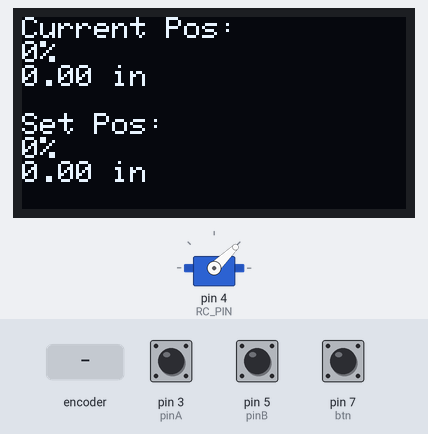
Recording of a sketch running on a simulated Arduino Uno, built with avr-gcc and run on an emulated ATmega328P. Parts: servo, 128×64 one-colour display. The inputs (shaded band) are chosen by the test bench; at power-on: pin 7 (btn) HIGH, pin 3 (pinA) HIGH, pin 5 (pinB) HIGH. What the sketch prints to the serial monitor is not drawn.

Above: at 1.2 s.
1.3 s: rotary encoder on pin 3 (pinA) / pin 5 (pinB) turned 1 step (first pin leading)
At 2.7 s:
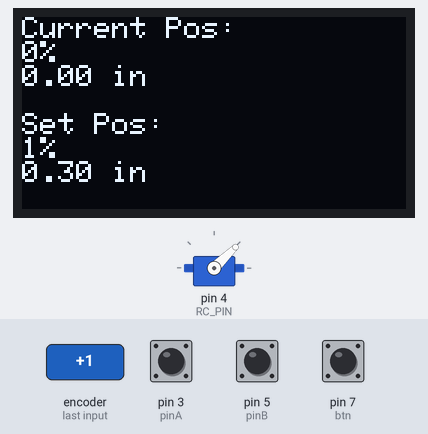
3.0 s: pin 7 (btn) pulled LOW for 0.15 s
At 4.4 s:
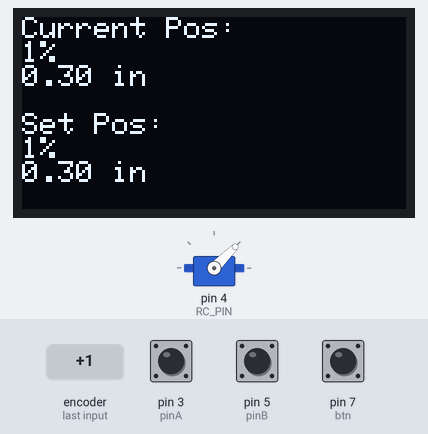
5.0 s: rotary encoder on pin 3 (pinA) / pin 5 (pinB) turned 2 steps (second pin leading)
At 5.6 s:
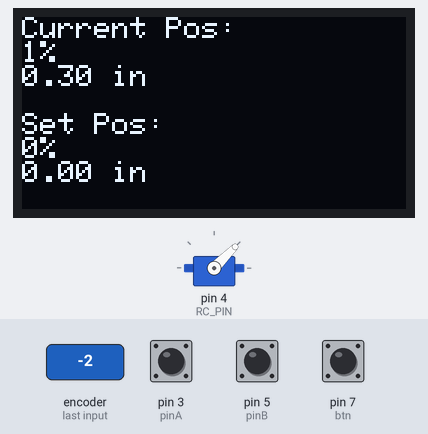
6.9 s: pin 7 (btn) pulled LOW for 1 s
At 8.6 s:
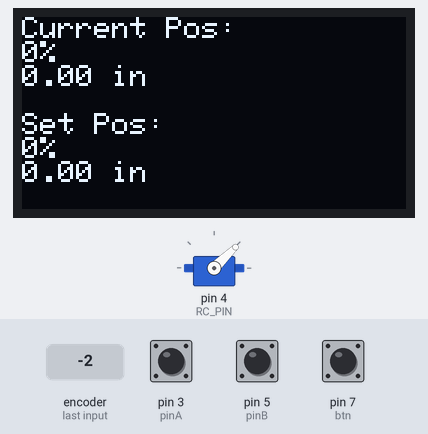
Timing chart, 0 to 10.1 s (numbered marks = the images above; inputs shaded):
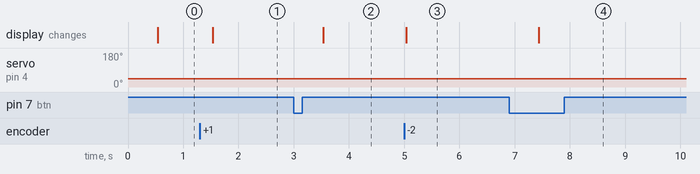

The sketch:

CompleteLinearActuatorControl.ino
```cpp
//TODO: add feedback for linear actuator

#include <SPI.h>
#include <Wire.h>
#include <Adafruit_GFX.h>
#include <Adafruit_SH110X.h>
#include "Servo.h"

/*
PORTS:
  Display:
    SCK/SCL and SDA ports are sent in libraries used and cannot be changed in this file
    SCk/SCL - A5,
    SDA     - A4,
    VCC           - 5V(must be 5V instead of 3.3),
    GND           - GND
  Actuator:
    white(signal) - pin 4,
    red(5V)       - 5V,
    Black(GND)    - GND
  Encoder:
    three pins: A, GND, B
    two pins: switch, GND
    A             - 3,
    GND           - GND,
    B             - 5,
    switch        - 7,
*/


//incremental encoder variables
const int pinA = 3;
const int pinB = 5;
const int btn = 7;

volatile int encoderPos = 0;
int lastEncoded = 0;
bool processInput = true;

//actuator variables
const int RC_PIN = 4;
Servo actuator;


//OLED screen variables
int WHITE = 1;//pixel on
int BLACK = 0;//pixel off
int SCREEN_WIDTH = 128;  // OLED display width, in pixels
int SCREEN_HEIGHT = 64;  // OLED display height, in pixels
// Declaration for SSD1306 display connected using I2C
int SCREEN_ADDRESS = 0x3C;
//-1 default reset code for screen (same as arduino)
Adafruit_SH1106G display(SCREEN_WIDTH, SCREEN_HEIGHT, &Wire, -1);


//used to set linear actuator position
int currentPos = 0;
int setPos = 0;
const int MAX_POS = 100;


void setup() {
  Wire.begin();
  //Wire.setClock(100000);
  Serial.begin(9600);

  //pin set ups
  //A4 and A5 already set up through adafruit
  //encoder pins
  pinMode(pinA, INPUT_PULLUP);
  pinMode(pinB, INPUT_PULLUP);
  pinMode(btn, INPUT_PULLUP);
  //actuator pins
  actuator.attach(RC_PIN);

//actuator setup
  actuator.writeMicroseconds(1000);//sets to 0

//encoder setup
  //initial state for encoder
  lastEncoded = (digitalRead(pinA) << 1) | digitalRead(pinB);

//OLED setup
  // initialize the OLED object
  if (!display.begin(SCREEN_ADDRESS, true)) {
    Serial.println(F("SSD allocation failed"));
    while(true){}//loops forever if allocation of display fails
  }
  display.clearDisplay();
  display.display();
}


unsigned long lastDisplayUpdate = 0;
const unsigned long DISPLAY_INTERVAL = 500; // ms

void loop() {

  //checks for encoder turned
  updateEncoder();

  //only updates display every DISPLAY_INTERVAL ms
  //updating display is blocking and takes long time
  //which prevents encoder from accurately being read
  //so encoder is updated every loop while display updates every couple hundred loops
  unsigned long now = millis();//returns the number of miliseconds passed since the arduino started running
  if (now - lastDisplayUpdate >= DISPLAY_INTERVAL) {//
    lastDisplayUpdate = now;//
    updateDisplay();
  }

  //handles button opperations
  if (digitalRead(btn) == LOW) {
    btnPressed();
  }

  delay(2);
}


void updateDisplay(){
  //clears display buffer so data can be updated
  display.clearDisplay();

  //text options
  display.setTextSize(1);
  display.setTextColor(1);
  //position of where text begins
  display.setCursor(0, 0);

  //update data and adds to display buffer
  displayCurrentPos();//only updates when button is pressed
  display.println();
  displaySetPos();
  //will be added later
  //displayPositionBar();//updates when dial spins
  //displayGraphic

  //sends display buffer to display which causes the update
  display.display();
}

//
void displayCurrentPos(){
  display.println("Current Pos: ");
  display.print(currentPos);
  display.println("%");
  //display.setCursor(80,10);
  display.print(convertToInches(currentPos));
  display.println(" in");
}

void displaySetPos(){
  display.println("Set Pos: ");
  display.print(setPos);
  display.println("%");
  //display.setCursor(80,10);
  display.print(convertToInches(setPos));
  display.println(" in");
}

void btnPressed(){
  //actuator position updated
  Serial.print("encoderPos: ");
  Serial.println(encoderPos);

  Serial.print("Current: ");
  Serial.println(currentPos);
  Serial.print("Set: ");
  Serial.println(setPos);

  currentPos = setPos;

  //map
  int rc = map(currentPos, 0, 100, 1000, 2000);
  //move actuator
  actuator.writeMicroseconds(rc);
  //encoder position reset
  //encoderPos = 0;
  delay(500);
}


void updateEncoder() {
  //encoder calculations
  int MSB = digitalRead(pinA);
  int LSB = digitalRead(pinB);

  int encoded = (MSB << 1) | LSB;          //two bits (MSB,LSB) which are A and B pins
  int sum = (lastEncoded << 2) | encoded;  // shifts last bits over to the left and adds two newest to the right

  //determines which way the encoder was turned based on the phase shift of the encoder
  if (sum == 0b1101 || sum == 0b0100 || sum == 0b0010 || sum == 0b1011) {
    Serial.println("increase");
    encoderPos++;
    lastEncoded = encoded;
  }
  else if (sum == 0b1110 || sum == 0b0111 || sum == 0b0001 || sum == 0b1000) {
    Serial.println("decrease");
    encoderPos--;
    lastEncoded = encoded;
  }
  //corrects for encoder increaseing by 4 each tick turned - could probably increase delay at end of loop() to fix this instead
  setPos = encoderPos>>2;
  if(setPos>MAX_POS){
    setPos = MAX_POS;
  }
  else if(setPos<0){
    setPos = 0;
  }
}


float convertToInches(int percent){
  //return float(percent)*1.2/100; inches
  return float(percent)*30.48/100;
}

//extra functions will be added later
//void displaySetPos(){
  //displays a bar across the screen for the current position and set position
//}
//void displayGraphic(){
  //displays a bar across the screen for the current position and set position
//}


//reads from the linear acctuator
//float getAcctuatorPos(){
//read function from servo
//}
```

Measured:
- after the input at 1.3 s, the display: changes after 0.24 s (image 1)
- after the input at 3.0 s, servo on pin 4 (RC_PIN): 44° → 45° at once; the display: changes after 0.54 s (image 2)
- after the input at 5.0 s, the display: changes at once (image 3)
- after the input at 6.9 s, servo on pin 4 (RC_PIN): 45° → 44° at once; the display: changes after 0.54 s (image 4)
